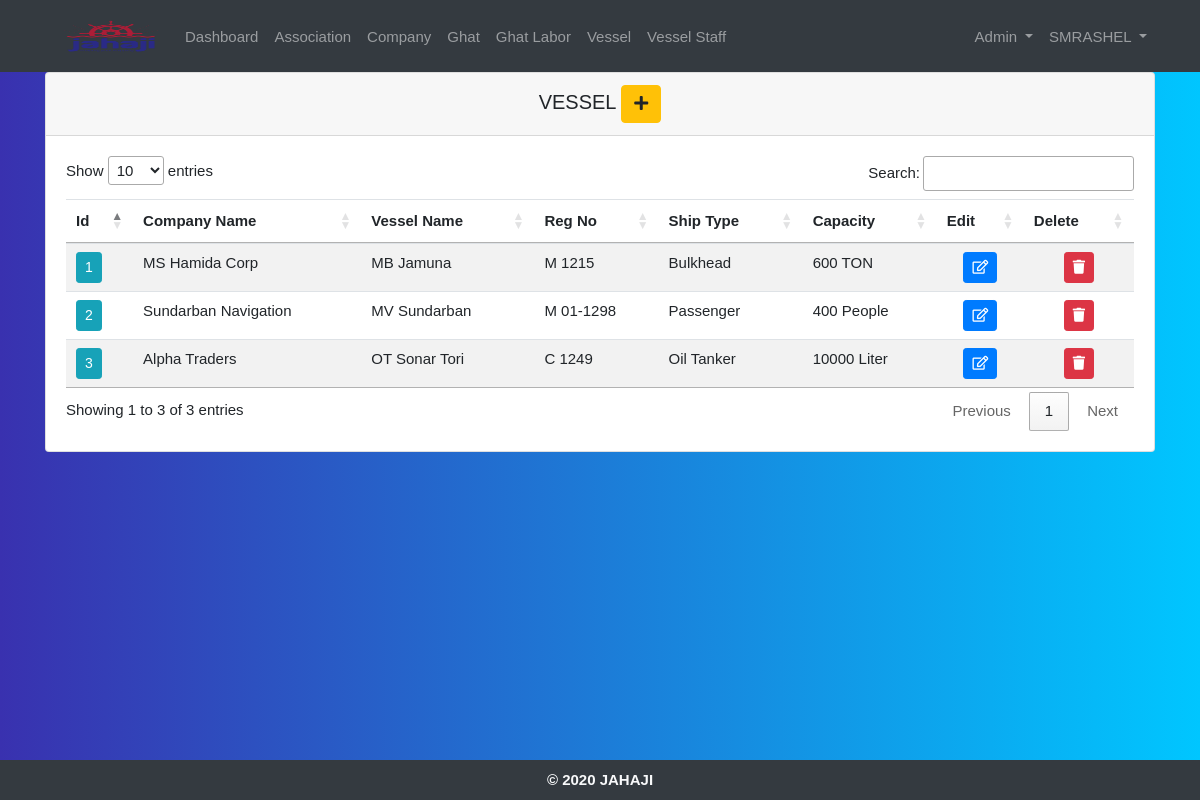
Page /ships/ (signed in) on the committed database.
### crewdatabd/models.py (models this page shows, shortened)
class Vessel(models.Model):
    company = models.ForeignKey(Companie, on_delete=models.CASCADE)
    ship_name = models.CharField('Ship Name', max_length=200)
    registration_number = models.CharField('Registration Number', unique=True, max_length=200, null=True, blank=True)
    ship_type = models.ForeignKey(VesselType, on_delete=models.CASCADE)
    ship_capacity = models.CharField('Ship Capacity', max_length=200, null=True, blank=True)
    goods_type = models.ForeignKey(GoodsType, on_delete=models.SET_NULL, blank=True, null=True)
    max_draft = models.CharField('Max Draft (Feet)', max_length=200, null=True, blank=True)
    route_name = models.CharField('Route Name', max_length=200, null=True, blank=True)
    added_by = models.ForeignKey(
        settings.AUTH_USER_MODEL,
        on_delete=models.CASCADE, null=True, blank=True, related_name='+'
    )
    added_date = models.DateTimeField('Added Date', auto_now_add=True, null=True, blank=True)
    updated_by = models.ForeignKey(
        settings.AUTH_USER_MODEL,
        on_delete=models.CASCADE, null=True, blank=True, related_name='+'
    )
    updated_date = models.DateTimeField('Updated Date', auto_now_add=False, null=True, blank=True)

class Companie(models.Model):
    company_name = models.CharField('Company Name', max_length=200)
    owner_name = models.CharField('Owner Name', max_length=200, null=True, blank=True)
    owner_contact = models.CharField('Owner Contact', unique=True, max_length=200, null=True, blank=True)
    owners_association = models.ManyToManyField(Association,
                                                limit_choices_to={'association_type': "Owner's Association"},
                                                null=True, blank=True)
    manager_name = models.CharField('Manager Name', max_length=200, null=True, blank=True)
    manager_contact = models.CharField('Manager Contact', unique=True, max_length=200, null=True, blank=True)
    company_address = models.CharField('Address', max_length=200, null=True, blank=True)
    district = models.ForeignKey(District, on_delete=models.SET_NULL, null=True)
    thana = models.ForeignKey(Thana, on_delete=models.SET_NULL, null=True)
    company_email = models.EmailField('Email', max_length=200, null=True, blank=True)
    charter_company = models.CharField('Charter Company', max_length=200, null=True, blank=True)
    cc_contact_person = models.CharField('CC Contact Person', max_length=200, null=True, blank=True)
    cc_contact_no = models.CharField('CC Contact No', max_length=200, null=True, blank=True)
    cc_address = models.CharField('CC Address', max_length=200, null=True, blank=True)
    cc_email = models.EmailField('CC Email', max_length=200, null=True, blank=True)
    added_by = models.ForeignKey(
        settings.AUTH_USER_MODEL,
        on_delete=models.CASCADE, null=True, blank=True, related_name='+'
    )
    added_date = models.DateTimeField('Added Date', auto_now_add=True, null=True, blank=True)
    updated_by = models.ForeignKey(
        settings.AUTH_USER_MODEL,
        on_delete=models.CASCADE, null=True, blank=True, related_name='+'
    )
    updated_date = models.DateTimeField('Updated Date', auto_now_add=False, null=True, blank=True)
    def __str__(self):
        return self.company_name

class VesselType(models.Model):
    vessel_type = models.CharField('Ship Type', max_length=200)
    added_by = models.ForeignKey(
        settings.AUTH_USER_MODEL,
        on_delete=models.CASCADE, null=True, blank=True, related_name='+'
    )
    added_date = models.DateTimeField('Added Date', auto_now_add=True, null=True, blank=True)
    updated_by = models.ForeignKey(
        settings.AUTH_USER_MODEL,
        on_delete=models.CASCADE, null=True, blank=True, related_name='+'
    )
    updated_date = models.DateTimeField('Updated Date', auto_now_add=False, null=True, blank=True)
    def __str__(self):
        return self.vessel_type

### crewdatabd/decorators.py (the view)
        def wrapper_func(request, *args, **kwargs):
            group = None
            if request.user.groups.exists():
                group = request.user.groups.all()[0].name
            if group in allowed_roles:
                 return view_func(request, *args, **kwargs)
            else:
                return redirect('home')

### crewdatabd/views.py (called while the page is built)
@login_required(login_url='login')
@allowed_users(allowed_roles=['admin', 'manager', 'vessel', 'jahaji', 'viewer'])
def ship(request):
    ships = Vessel.objects.all()
    context = {'ships': ships}
    return render(request, 'crewdatabd/ships.html', context)

### crewdatabd/templates/crewdatabd/ships.html (shortened to what this page needs)
{% extends 'crewdatabd/main.html' %}
{% block content %}
        <div class="card text-black mb-3">
            <h5 class="card-header text-center">VESSEL
            {% for group in user.groups.all %}
              {% if group.name == 'admin' or group.name == 'manager' or group.name == 'jahaji' %}
                <a href="{% url 'create_ship' %}" class="btn btn-warning">
                    <i class="fas fa-plus"></i>
                </a>
              {% endif %}
            {% endfor %}
            </h5>
            <div class="card-body">
                <div align="center" style="overflow:auto">
                    <table id="ship" class="table table-striped table-hover">
                        <thead>
                            <tr>
                                <th scope="col">Id</th>
                                <th scope="col">Company Name</th>
                                <th scope="col">Vessel Name</th>
                                <th scope="col">Reg No</th>
                                <th scope="col">Ship Type</th>
                                <th scope="col">Capacity</th>
                                {% for group in user.groups.all %}
                                  {% if group.name == 'admin' or group.name == 'manager' or group.name == 'jahaji' %}
                                <th scope="col">Edit</th>
                                <th scope="col">Delete</th>
                                  {% endif %}
                                {% endfor %}
                            </tr>
                        </thead>
                        <tbody>
                        {% for ship in ships %}
                            <tr>
                                <td>
                                    <a href="{% url 'ship_staffs' ship.id %}" type="button" class="update-book btn btn-sm btn-info">
                                      {{ ship.id }}
                                    </a>
                                </td>
                                <td>{{ ship.company }}</td>
                                <td>{{ ship.ship_name }}</td>
                                <td>{{ ship.registration_number }}</td>
                                <td>{{ ship.ship_type }}</td>
                                <td>{{ ship.ship_capacity }}</td>
                                {% for group in user.groups.all %}
                                  {% if group.name == 'admin' or group.name == 'manager' or group.name == 'jahaji' %}
                                <td class="text-center">
                                    <a href="{% url 'update_ship' ship.id %}" type="button" class="update-book btn btn-sm btn-primary">
                                      <i class="far fa-edit"></i>
                                    </a>
                                </td>
                                <td class="text-center">
                                    <a href="{% url 'delete_ship' ship.id %}" type="button" class="update-book btn btn-sm btn-danger">
                                      <i class="fas fa-trash"></i>
                                    </a>
                                </td>
                                  {% endif %}
                                {% endfor %}
                            </tr>
                        {% endfor %}
                        </tbody>
                    </table>
                </div>
            </div>
        </div>
{% endblock %}

### crewdatabd/templates/crewdatabd/navbar.html (shortened to what this page needs)
{% load static %}
<nav class="navbar navbar-expand-lg navbar-dark bg-dark">
  <div class="container">
    <div class="collapse navbar-collapse" id="navbarSupportedContent">
      <a class="nav-link" href="{% url 'home' %}">
        <img src="{% static 'images/logo.png' %}" id="logo" alt="logo"  width="100" height="40">
      </a>
      <ul class="navbar-nav mr-auto">
        <li class="nav-item">
          <a class="nav-link" href="{% url 'home' %}">Dashboard</a>
        </li>
        {% for group in user.groups.all %}
          {% if group.name == 'admin' or group.name == 'manager' or group.name == 'viewer' %}
            <li class="nav-item">
              <a class="nav-link" href="{% url 'associations' %}">Association</a>
            </li>
          {% endif %}
        {% endfor %}
        {% for group in user.groups.all %}
          {% if group.name == 'admin' or group.name == 'manager' or group.name == 'jahaji' or group.name == 'viewer' %}
            <li class="nav-item">
              <a class="nav-link" href="{% url 'companies' %}">Company</a>
            </li>
          {% endif %}
        {% endfor %}
        {% for group in user.groups.all %}
          {% if group.name == 'admin' or group.name == 'manager' or group.name == 'jahaji' or group.name == 'viewer' %}
            <li class="nav-item">
              <a class="nav-link" href="{% url 'ghats' %}">Ghat</a>
            </li>
          {% endif %}
        {% endfor %}
        {% for group in user.groups.all %}
          {% if group.name == 'admin' or group.name == 'manager' or group.name == 'ghat' or group.name == 'viewer' %}
            <li class="nav-item">
              <a class="nav-link" href="{% url 'ghat_labors' %}">Ghat Labor</a>
            </li>
          {% endif %}
        {% endfor %}
        {% for group in user.groups.all %}
          {% if group.name == 'admin' or group.name == 'manager' or group.name == 'jahaji' or group.name == 'viewer' %}
            <li class="nav-item">
              <a class="nav-link" href="{% url 'ships' %}">Vessel</a>
            </li>
          {% endif %}
        {% endfor %}
        {% for group in user.groups.all %}
          {% if group.name == 'admin' or group.name == 'manager' or group.name == 'vessel' or group.name == 'viewer' %}
            <li class="nav-item">
              <a class="nav-link" href="{% url 'seafarers' %}">Vessel Staff</a>
            </li>
          {% endif %}
        {% endfor %}
      </ul>
      <ul class="navbar-nav navbar-right">
      {% for group in user.groups.all %}
        {% if group.name == 'admin' or group.name == 'manager' %}
          <li class="nav-item dropdown">
            <a class="nav-link dropdown-toggle" href="#" id="navbarDropdown" role="button" data-toggle="dropdown" aria-haspopup="true" aria-expanded="false">
              Admin
            </a>
          </li>
        {% endif %}
      {% endfor %}
        <li class="nav-item dropdown">
          <a class="nav-link dropdown-toggle" href="#" id="navbarDropdown" role="button" data-toggle="dropdown" aria-haspopup="true" aria-expanded="false">
            {{user.username|upper}}
          </a>
        </li>
      </ul>
    </div>
  </div>
</nav>

### static/css/main.css (style rules this page uses)
html { position: relative; min-height: 100%; }
body { margin-bottom: 40px; font-family: "segoe-ui", "open-sans", tahoma, arial; font-size: 15px; }
.navbar-nav >li >a, .navbar-brand { color: #f8f9fa; padding-top: 5px !important; padding-bottom: 10px !important; height: 30px; }
.navbar { min-height: 30px !important; }

### static/css/seafarer_details.css (style rules this page uses)
body { background: -webkit-linear-gradient(left, #3931af, #00c6ff); }

### rows in the picture
Vessel: id "1", company "MS Hamida Corp", ship_name "MB Jamuna", registration_number "M 1215", ship_type "Bulkhead", ship_capacity "600 TON"
Vessel: id "2", company "Sundarban Navigation", ship_name "MV Sundarban", registration_number "M 01-1298", ship_type "Passenger", ship_capacity "400 People"
Vessel: id "3", company "Alpha Traders", ship_name "OT Sonar Tori", registration_number "C 1249", ship_type "Oil Tanker", ship_capacity "10000 Liter"

### other values in the picture
{{ user.username|upper }} "SMRASHEL"
